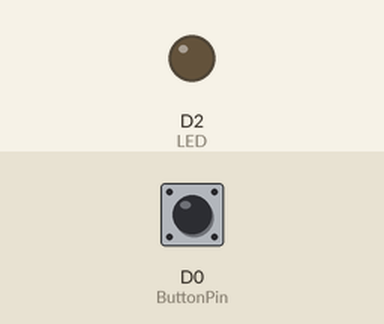
This sketch was run on a simulated ESP8266 (NodeMCU). On the bench: output pins drawn as LEDs (lit = HIGH). The inputs (shaded band) are chosen by the test bench; at power-on: D0 (ButtonPin) LOW.

Above: at 1.2 s.
1.3 s: D0 (ButtonPin) pulled HIGH for 0.15 s
At 1.37 s:
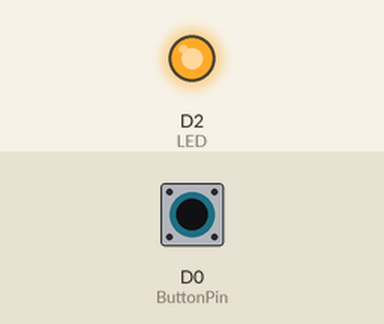
2.9 s: D0 (ButtonPin) pulled HIGH for 3.2 s
At 6.7 s:
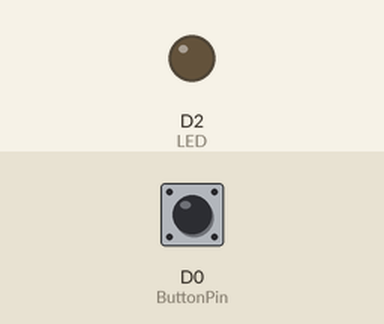
Timing chart, 0 to 8.2 s (numbered marks = the images above; inputs shaded):
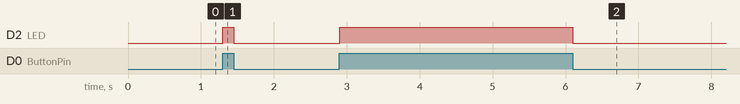

The sketch:

IO_Exercise.ino
```cpp
int LED = D2;
int ButtonPin = D0;


void setup() {
  // put your setup code here, to run once:
  pinMode(LED, OUTPUT);
  pinMode(ButtonPin,INPUT);

}

void loop() {
  // put your main code here, to run repeatedly:
  int buttonValue = digitalRead(ButtonPin);
  digitalWrite(LED, buttonValue);

}
```

Measured:
- after the input at 1.3 s, D2 (LED): LOW → HIGH at once, → LOW 0.15 s later
- after the input at 2.9 s, D2 (LED): LOW → HIGH at once, → LOW 3.2 s later
